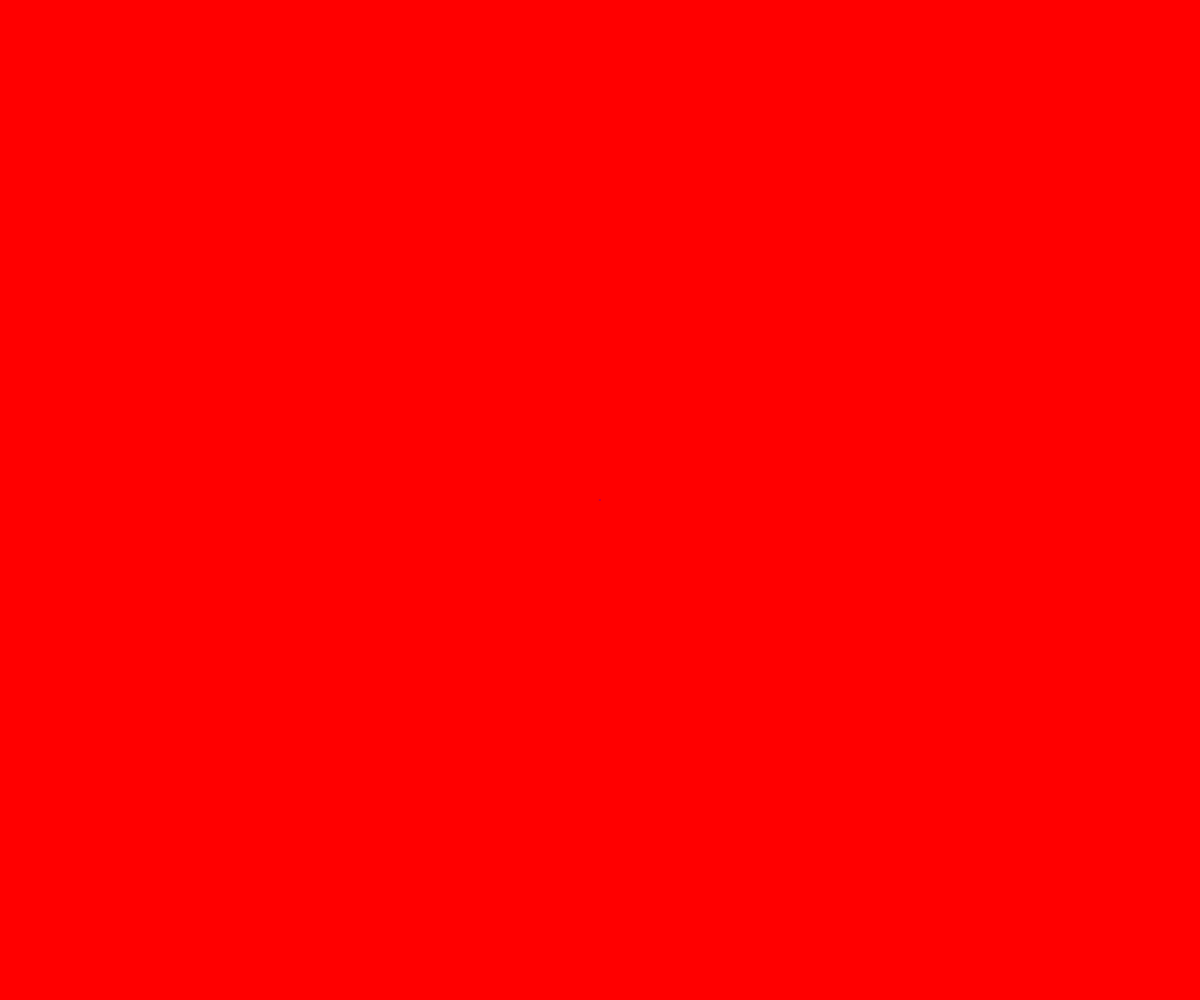
Frame 1 (no input)
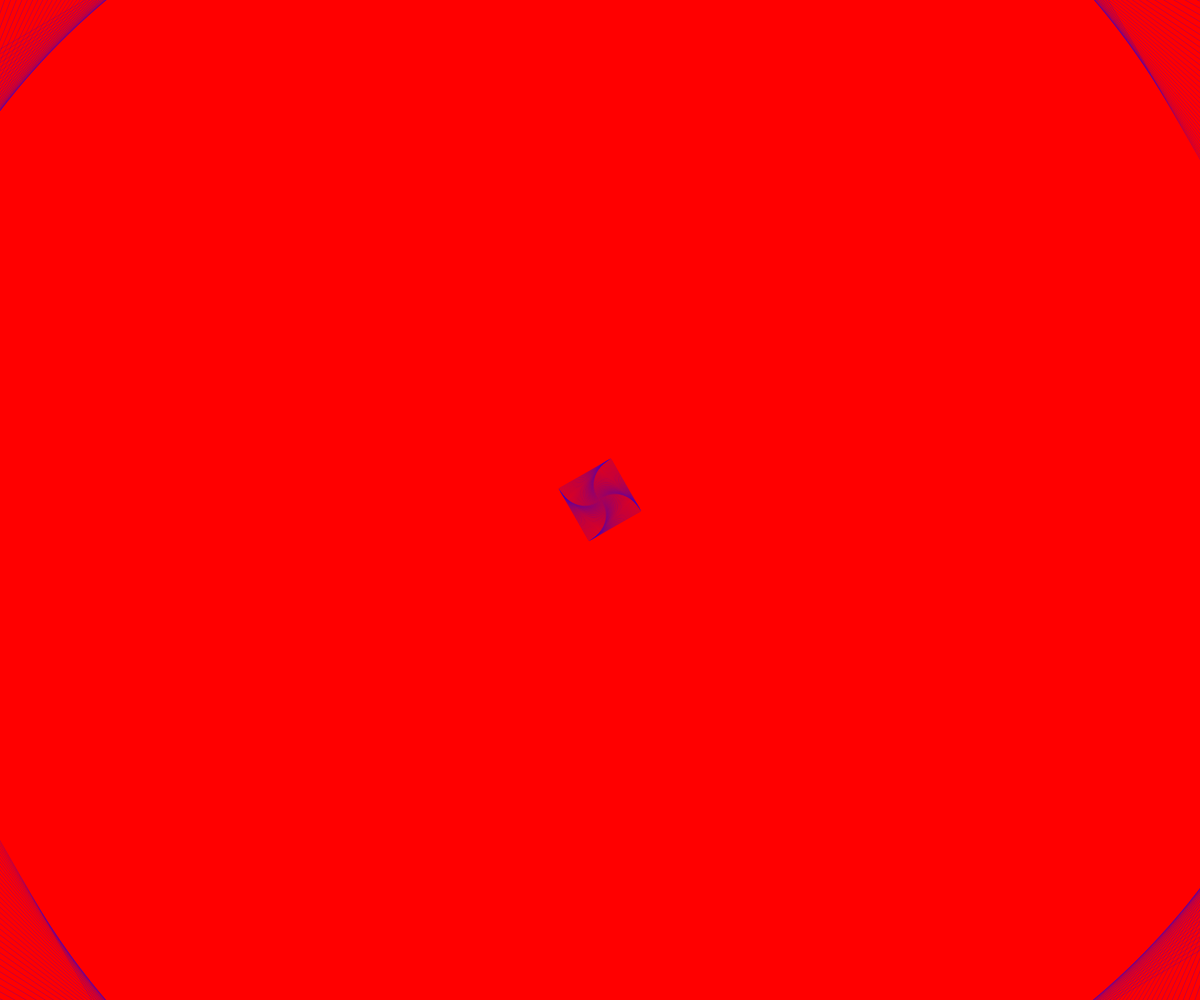
Frame 60 (no input)
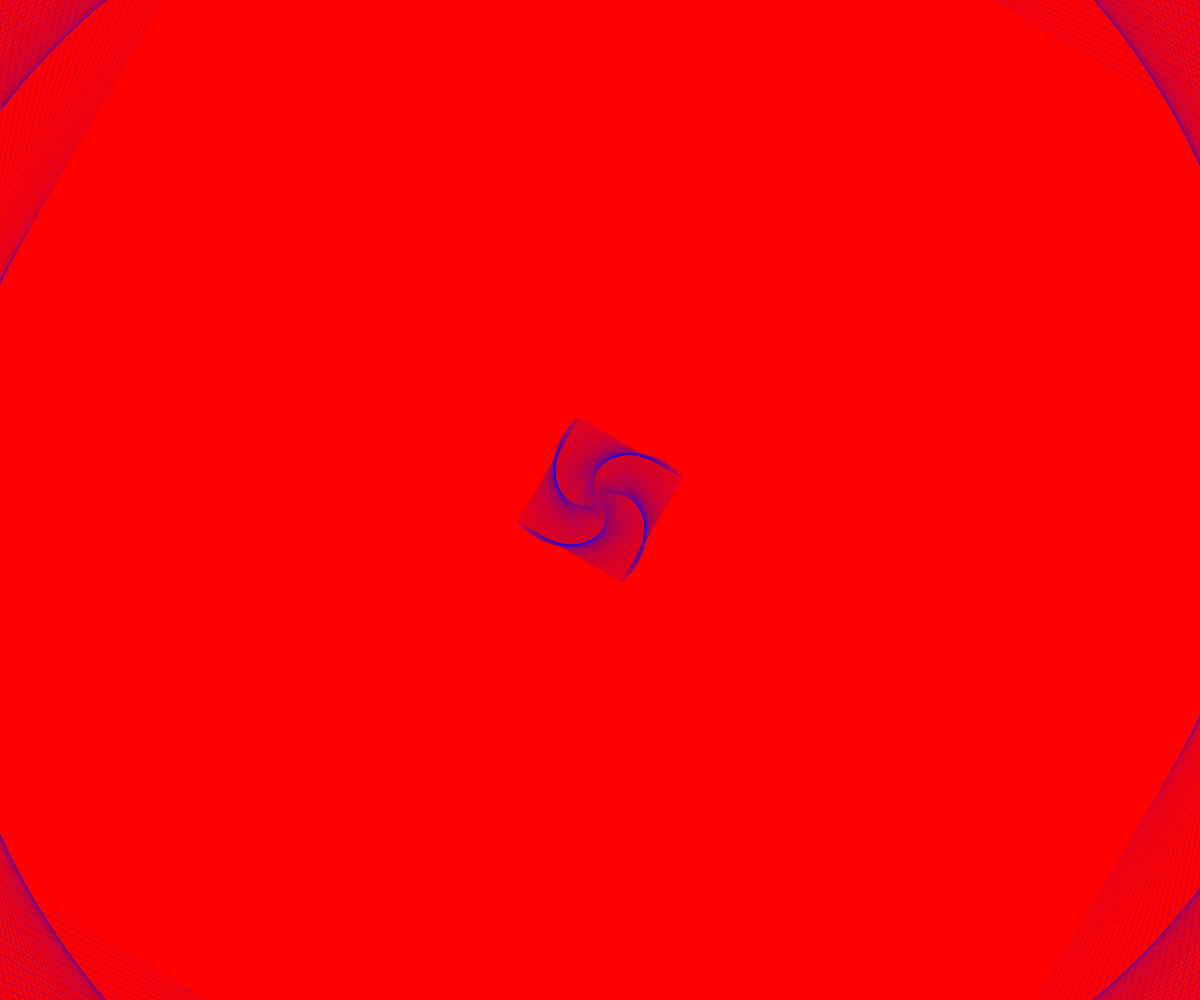
Frame 120 (the mouse pressed at the canvas centre since frame 60)

The p5.js sketch that drew these frames (run headless with seeded random() and noise() and a simulated clock; from frame 60 on, the mouse is pressed at the canvas centre):

// p5.js sketch
// ── sketch.js
function preload() {
}

function setup() {
  createCanvas(windowWidth,windowHeight);
  angleMode(DEGREES)
  background("red")
  frameRate(60)
}

function draw() {
  translate(width/2,height/2)
  rotate(frameCount) 
  noFill()
  stroke(lerpColor(color("blue"), color("red"), frameCount/700));
  strokeWeight(0.2)
  rectMode(CENTER)
  rect(0,0,frameCount,frameCount)
  strokeWeight(0.2)
  rect(0,0,1500-frameCount*2, 1500-frameCount*2)
}
